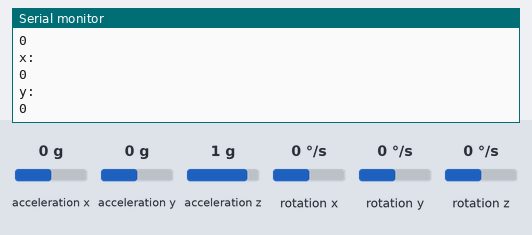
A sketch run on a simulated ESP32. Parts: the last lines printed to the serial monitor. The inputs (shaded band) are chosen by the test bench; at power-on: rotation x 0 °/s, rotation z 0 °/s, acceleration x 0 g, acceleration y 0 g, acceleration z 1 g, rotation y 0 °/s. USB keyboard and mouse output is not drawn.

Above: at 1.2 s.
1.3 s: rotation x set to -192 °/s
At 1.75 s:
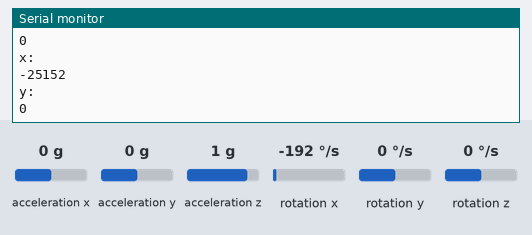
2.8 s: rotation z set to -100 °/s
At 3.27 s:
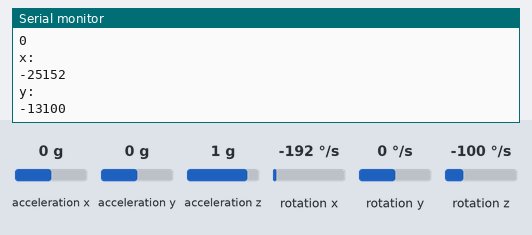
4.3 s: rotation x set to 100 °/s
At 4.79 s:
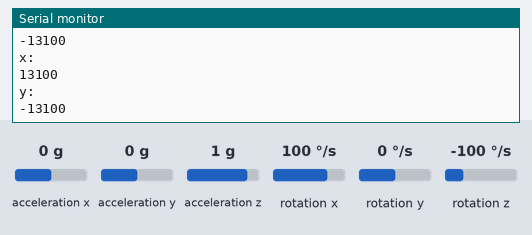
Timing chart, 0 to 7.3 s (numbered marks = the images above; inputs shaded):
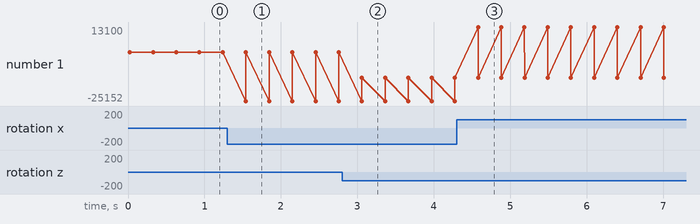

Measured:
- after the input at 1.3 s, the serial monitor: prints a new line after 0.24 s (image 1)
- after the input at 2.8 s, the serial monitor: prints a new line after 0.26 s (image 2)
- after the input at 4.3 s, the serial monitor: prints a new line after 0.28 s (image 3)
- plotted number 1: 0 → -13100 after the input at 2.8 s

The sketch:

teste_giroscopioMouse.ino
```cpp
#include <BleMouse.h>
#include <MPU6050.h>
#include <Wire.h>
BleMouse bleMouse;
MPU6050 Giroscopio;
int16_t ax,ay,az,gx,gy,gz;
void setup() {
  Serial.begin(115200);
  Wire.begin();
  bleMouse.begin();
  Giroscopio.initialize();
  Giroscopio.CalibrateGyro(7);
  delay(20);
}

void loop() {
  Giroscopio.getMotion6(&ax,&ay,&az,&gx,&gy,&gz);
  Serial.println("x:");
  Serial.println(gx);
  Serial.println("y:");
  Serial.println(gz);
  delay(300);
}
```
